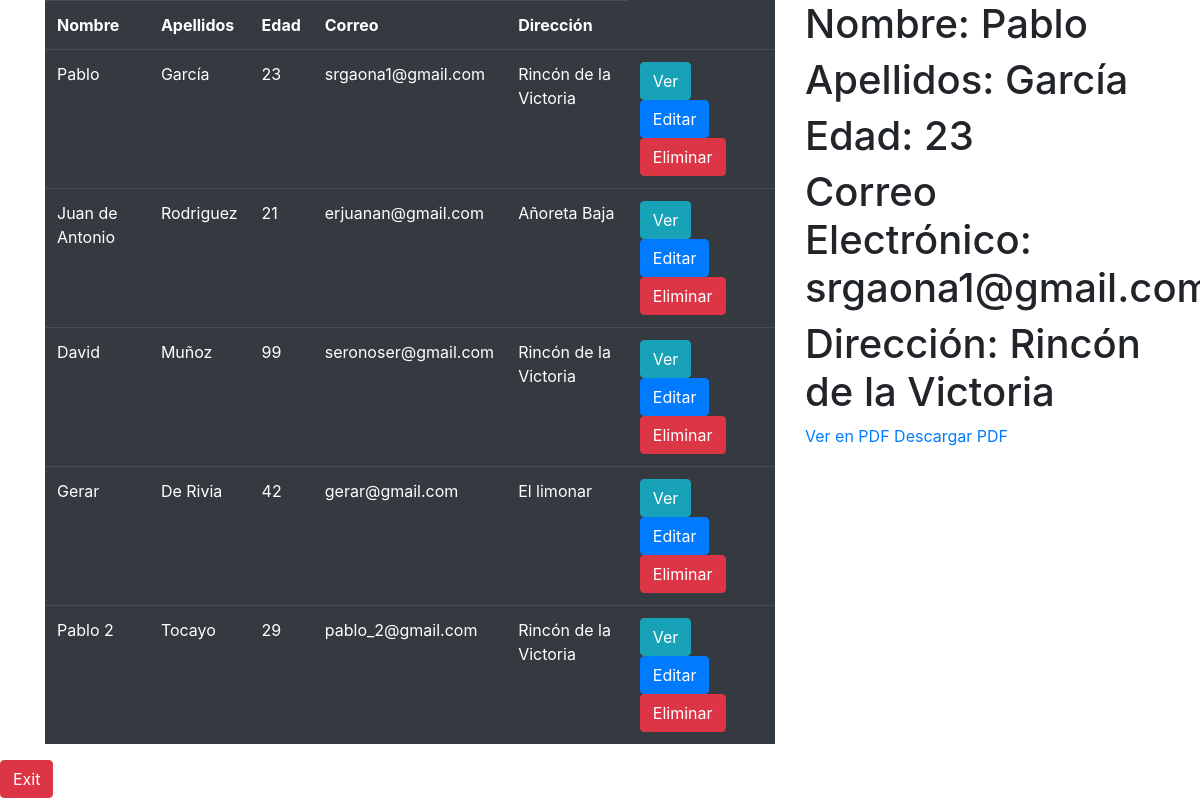
Screenshot of /index.php?nom=Pablo&ape=García&age=23&corr=srgaona1@gmail.com&direc=Rincón de la Victoria with the database file from the repository.
### tables this page shows
CREATE TABLE `info_usuarios` (
  `id_info` int(11) NOT NULL,
  `nombre` varchar(25) NOT NULL,
  `apellidos` varchar(25) NOT NULL,
  `edad` int(3) NOT NULL,
  `correo` varchar(25) NOT NULL,
  `direccion` varchar(25) NOT NULL
);

### conexion.php (called while the page is built)
<?php
class Conexion{
    public function __construct(){
        $host="localhost";
        $db="crud";
        $user="root";
        $pass="";
        try{
            $base = new PDO ("mysql:host=$host;dbname=$db",$user, $pass);
            return $base;
        }
        catch(exception $e){
            echo "No ha sido posible la conexión: ".$e->getMessage();
        }
    }
}
?>

### back.php (the view, shortened to what this page needs)
<?php
require_once("conexion.php");
class Usuarios extends Conexion{
    function cargar_tabla(){
        $sql="SELECT id_info, nombre, apellidos, edad, correo, direccion FROM info_usuarios";
        $resultado = Conexion::__construct()->prepare($sql);
        $resultado->execute();
            while($array=$resultado->fetch(PDO::FETCH_ASSOC)){
                echo
                "<tr>
                        <td>$array[nombre]</td>
                        <td>$array[apellidos]</td>
                        <td>$array[edad]</td>
                        <td>$array[correo]</td>
                        <td>$array[direccion]</td>
                        <td><a href='$_SERVER[PHP_SELF]?nom=$array[nombre]&ape=$array[apellidos]&age=$array[edad]&corr=$array[correo]&direc=$array[direccion]'><button class='btn btn-info'>Ver</button></a>
                            <a href='$_SERVER[PHP_SELF]?nom=$array[nombre]&ape=$array[apellidos]&age=$array[edad]&corr=$array[correo]&direc=$array[direccion]&editar=editar' class='editar'><button class='btn btn-primary' data-bs-toggle='modal' data-bs-target='#exampleModal'>Editar</button></a>
                            <a href='$_SERVER[PHP_SELF]?eliminar=eliminar&id_info=$array[id_info]'><button class='btn btn-danger'>Eliminar</button></a>
                        </td>
                 </tr>
                ";
            }
    }
     public function cargar_ver(){
        if(isset($_GET["nom"])){
            $nombre=$_GET["nom"];
            $apellido=$_GET["ape"];
            $edad=$_GET["age"];
            $correo=$_GET["corr"];
            $direccion=$_GET["direc"];
            echo "
                <h1>Nombre: $nombre</h1>
                <h1>Apellidos: $apellido</h1>
                <h1>Edad: $edad</h1>
                <h1>Correo Electrónico: $correo</h1>
                <h1>Dirección: $direccion</h1>
                <a href='$_SERVER[PHP_SELF]?ver_pdf=prueba&nombre=$nombre&apellido=$apellido&edad=$edad&correo=$correo&direccion=$direccion'>Ver en PDF</a>
                <a href='$_SERVER[PHP_SELF]?desc_pdf=prueba&nombre=$nombre&apellido=$apellido&edad=$edad&correo=$correo&direccion=$direccion'>Descargar PDF</a>
            ";
        }
    }
}
?>

### rows the page displays
info_usuarios: nombre "Pablo", apellidos "García", edad "23", correo "srgaona1@gmail.com", direccion "Rincón de la Victoria"
info_usuarios: nombre "Juan de Antonio", apellidos "Rodriguez", edad "21", correo "erjuanan@gmail.com", direccion "Añoreta Baja"
info_usuarios: nombre "David", apellidos "Muñoz", edad "99", correo "seronoser@gmail.com", direccion "Rincón de la Victoria"
info_usuarios: nombre "Gerar", apellidos "De Rivia", edad "42", correo "gerar@gmail.com", direccion "El limonar"
info_usuarios: nombre "Pablo 2", apellidos "Tocayo", edad "29", correo "pablo_2@gmail.com", direccion "Rincón de la Victoria"

### other values shown
$nombre "Pablo"
$apellido "García"
$edad "23"
$direccion "Rincón de la Victoria"
